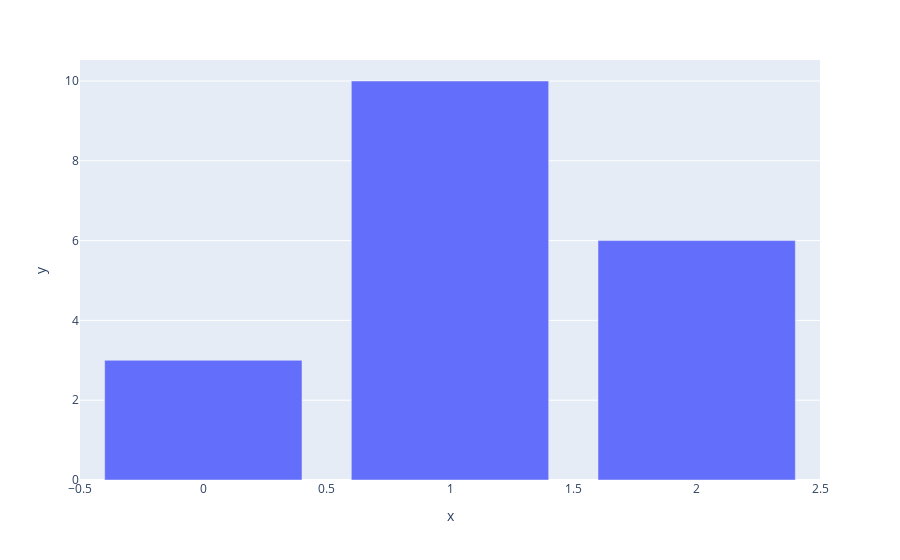

The notebook cell saved with this chart:
### Code cell
import plotly.express as px

y = [3, 10, 6]

fig = px.bar(y=y)

#show하면 내 노트북 (주피터 노트북 등)에 그래프가 나타남.
fig.show()

### Figure 1 — Plotly figure (JSON) as saved in the notebook; plotly's stock layout.template omitted (floating-point values rounded to 4 significant figures)
{"data": [{"alignmentgroup": "True", "hovertemplate": "x=%{x}<br>y=%{y}<extra></extra>", "legendgroup": "", "marker": {"color": "#636efa", "pattern": {"shape": ""}}, "name": "", "offsetgroup": "", "orientation": "v", "showlegend": false, "textposition": "auto", "type": "bar", "x": [0, 1, 2], "xaxis": "x", "y": [3, 10, 6], "yaxis": "y"}], "layout": {"autosize": true, "barmode": "relative", "legend": {"tracegroupgap": 0}, "margin": {"t": 60}, "xaxis": {"anchor": "y", "autorange": true, "domain": [0, 1], "range": [-0.5, 2.5], "title": {"text": "x"}, "type": "linear"}, "yaxis": {"anchor": "x", "autorange": true, "domain": [0, 1], "range": [0, 10.53], "title": {"text": "y"}, "type": "linear"}}}
